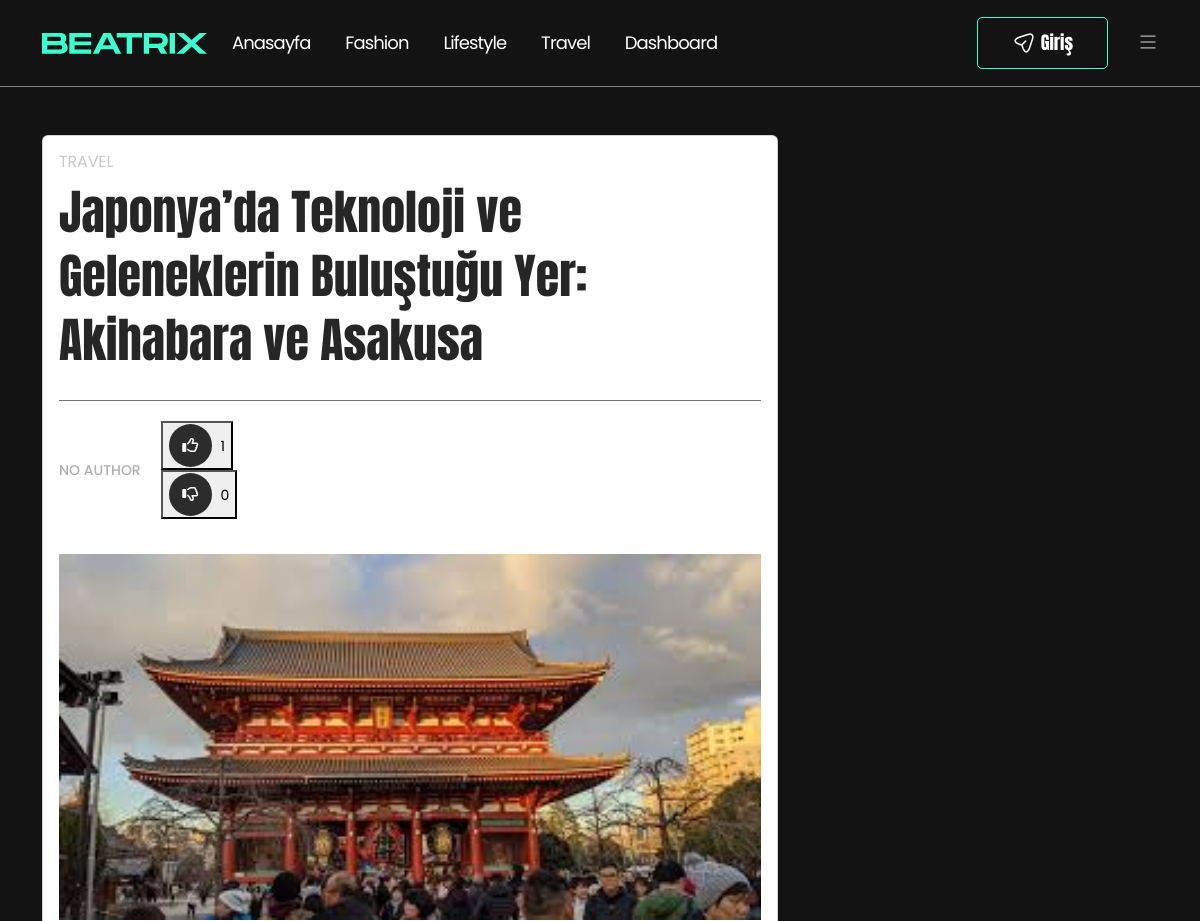
Page /post/travel/28/ (upper part) on the earlier database version.
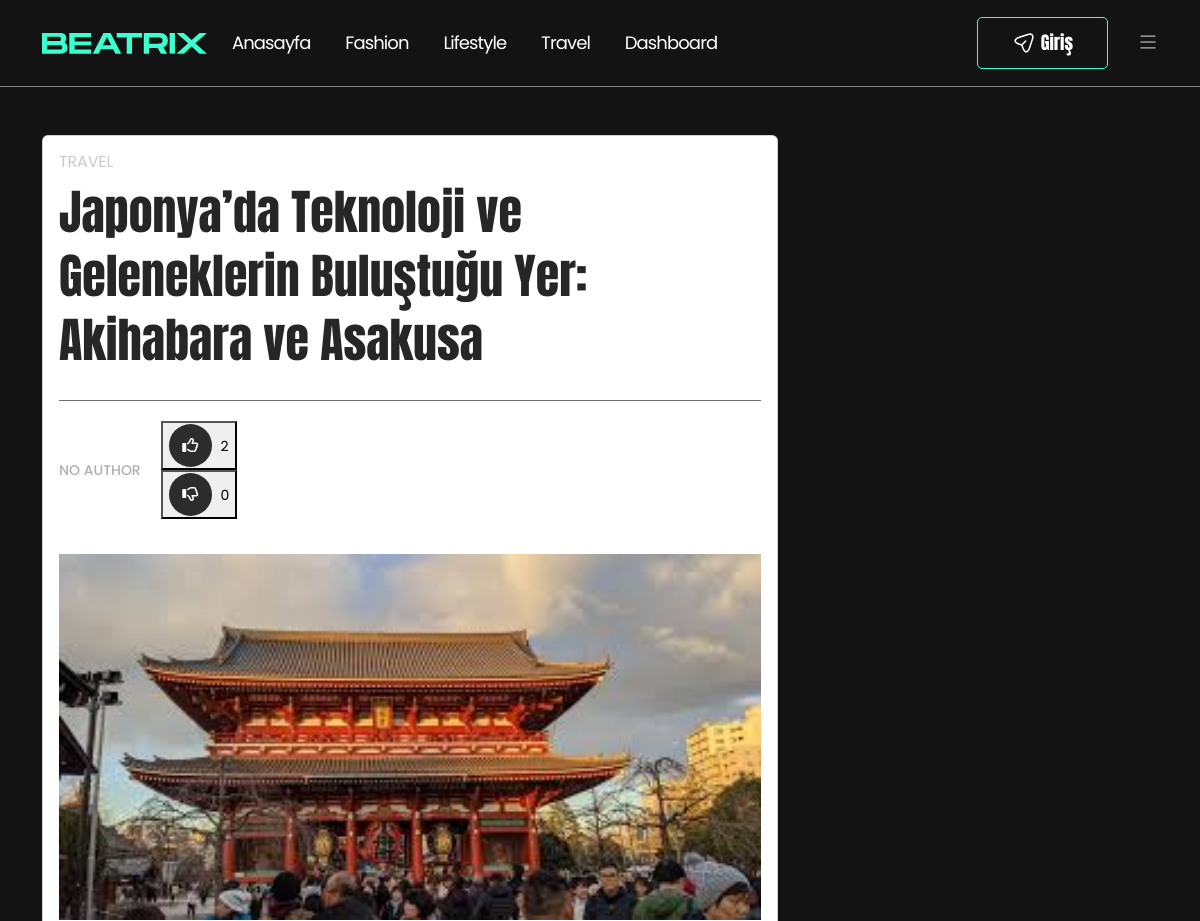
Same page on the later database version.
### Writer/models.py (models this page shows, shortened)
class Post(models.Model):
    title = models.CharField(max_length=200)
    user = models.ForeignKey(User, on_delete=models.CASCADE, null=True, blank=True)
    writer = models.ForeignKey('Writer', verbose_name="Yazar", on_delete=models.CASCADE, related_name='posts', null=True, blank=True)
    category = models.ForeignKey(Category, on_delete=models.CASCADE, null=True, blank=True)
    content = RichTextField()
    is_published = models.BooleanField(default=False)
    live_date = models.DateTimeField(default=timezone.now)
    created_date = models.DateTimeField(auto_now_add=True)
    updated_date = models.DateTimeField(auto_now=True)
    image = models.ImageField(upload_to='images/', null=True, blank=True)
    is_delete = models.BooleanField(verbose_name=('Silindi?'), default=False)
    delete_date = models.DateTimeField(verbose_name=('Silinme Tarihi'), blank=True, null=True)
    view_count = models.PositiveIntegerField(default=0)

class Category(models.Model):
    name = models.CharField(max_length=100)
    slug = models.SlugField(unique=True)

### Main/views.py (the view)
# urls.py: path('post/<slug:slug>/<int:id>/', post_detail, name='post-detail'),
def post_detail(request, slug, id):
    category = get_object_or_404(Category, slug=slug)
    post = get_object_or_404(Post, id=id, category=category)
    post.view_count += 1
    post.save()
    return render(request, 'Main/post-single.html', {'post': post})

### Main/templates/Main/post-single.html (shortened to what this page needs)
{% extends 'Main/base.html' %}
{% load static %}
{% block content %}
  <div class="container mt-5">
    <div class="row">
      <div class="col-lg-8">
        <div class="card mb-4">
          <div class="card-body">
            <div class="post-cat-box">
              <a href="javascript:void(0)">{{ post.category.name }}</a>
            </div>
            <h1 style="color:#262626 ;" class="card-title">{{ post.title }}</h1>
            <div class="blog-small-excerpt-box">
            </div>
            <div class="post-bottom-meta-list post-meta-wrapper">
              <div class="post-left-details-meta">
                <div class="post-meta-author-box">
                  {% if post.writer %}
                    By <a style="color: #A6A6A6;" href="#">{{ post.writer.name }}</a>
                  {% else %}
                    No author
                  {% endif %}
                </div>
              </div>
              <div class="post-meta-social">
                <form method="post" action="{% url 'like' post.id %}" id="like-form">
                  <button type="submit" class="like-button">
                    <i class="fa-regular fa-thumbs-up"></i>
                    <span>{{ post.likes.count }}</span>
                  </button>
                </form>
                <form method="post" action="{% url 'dislike' post.id %}" id="dislike-form">
                  <button type="submit" class="dislike-button">
                    <i class="fa-regular fa-thumbs-down"></i>
                    <span>{{ post.dislikes.count }}</span>
                  </button>
                </form>
              </div>
            </div>
            <div class="post-featured-image">
              <img src="{{ post.image.url }}" alt="Post Image" class="img-fluid" />
            </div>
          </div>
        </div>
      </div>
    </div>
  </div>
{% endblock %}

Differences in the rows shown:
changed Post "Japonya’da Teknoloji ve Geleneklerin Buluştuğu Yer: Akihabara ve Asakusa": likes.count "1" → "2"
